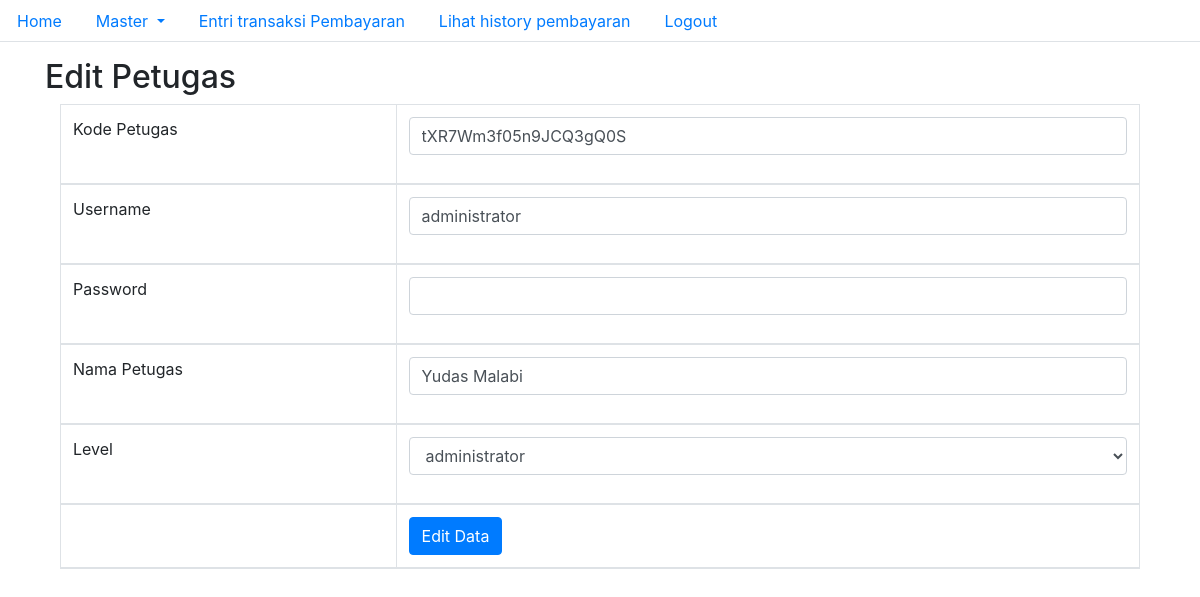
The page /dashboard/editPetugas.php?id_petugas=1 (signed in) on the database its author committed.
### tables this page shows
CREATE TABLE `tb_petugas` (
  `id_petugas` int(11) NOT NULL,
  `kode_petugas` varchar(50) NOT NULL,
  `username` varchar(25) NOT NULL,
  `password` varchar(255) NOT NULL,
  `nama_petugas` varchar(35) NOT NULL,
  `level` enum('administrator','petugas','siswa') NOT NULL
);

### configuration.php (called while the page is built, shortened)
<?php
class config
{
    private $server     = "localhost";
    private $user       = "root";
    private $pass       = "";
    private $database   = "ukk";
    protected function connect_database()
    {
        $this->db = new mysqli($this->server, $this->user, $this->pass, $this->database);
    }
}

### functions.php (called while the page is built, shortened)
<?php
require_once __DIR__ . "/configuration.php";
class fungsi extends config
{
    public function tampil($query)
    {
        $sql = $this->db->query($query);
        $arr = array();
        while ($row = $sql->fetch_assoc()) {
            $arr[] = $row;
        }
        return $arr;
    }
}
$init = new fungsi();

### dashboard/editPetugas.php (the view, shortened to what this page needs)
<?php
require_once __DIR__ . "/template/navbar.php";
if (isset($_GET['id_petugas'])) {
    $id = abs(intval($_GET['id_petugas']));
    $hitung = $init->hitung("SELECT * FROM tb_petugas WHERE id_petugas = '$id'");
    if ($hitung > 0) {
        $sql = $init->tampil("SELECT * FROM tb_petugas WHERE id_petugas = '$id'")[0];
    } else {
        echo "<script>alert('Parameter tidak valid')</script>";
        echo "<script>document.location='petugas.php'</script>";
        exit;
    }
} else {
    echo "<script>alert('Parameter tidak valid')</script>";
    echo "<script>document.location='petugas.php'</script>";
    exit;
}
?>
<!DOCTYPE html>
<html lang="en">
<head>
</head>
<body>
    <div class="container">
        <div class="row">
            <div class="col-12 col-lg-12 mt-3">
                <h2>Edit Petugas</h2>
            </div>
        </div>
        <div class="col-12 col-lg-12">
            <table class="table table-bordered">
                <form action="" method="POST">
                    <thead>
                        <tr>
                            <td>Kode Petugas</td>
                            <td>
                                <div class="form-group">
                                    <input type="text" name="kode_petugas" autocomplete="off" class="form-control" value="<?= htmlspecialchars($sql['kode_petugas']); ?>">
                                </div>
                            </td>
                        </tr>
                        <tr>
                            <td>Username</td>
                            <td>
                                <div class="form-group">
                                    <input type="text" name="username" autocomplete="off" class="form-control" value="<?= htmlspecialchars($sql['username']); ?>">
                                </div>
                            </td>
                        </tr>
                        <tr>
                            <td>Password</td>
                            <td>
                                <div class="form-group">
                                    <input type="password" name="password" autocomplete="off" class="form-control" value="">
                                </div>
                            </td>
                        </tr>
                        <tr>
                            <td>Nama Petugas</td>
                            <td>
                                <div class="form-group">
                                    <input type="text" name="nama_petugas" autocomplete="off" class="form-control" value="<?= htmlspecialchars($sql['nama_petugas']); ?>">
                                </div>
                            </td>
                        </tr>
                        <tr>
                            <td>Level</td>
                            <td>
                                <div class="form-group">
                                    <select name="level" class="form-control">
                                        <option value="administrator" <?= $data = (htmlspecialchars($sql['level']) == 'administrator') ? 'selected' : '' ?>>administrator</option>
                                    </select>
                                </div>
                            </td>
                        </tr>
                        <tr>
                            <td></td>
                            <td>
                                <button type="submit" name="submit" class="btn btn-primary">Edit Data</button>
                            </td>
                        </tr>
                    </thead>
                </form>
            </table>
        </div>
    </div>
</body>
</html>
<?php
require_once __DIR__ . "/template/footer.php";
?>

### rows shown on the page
tb_petugas: kode_petugas "tXR7Wm3f05n9JCQ3gQ0S", username "administrator", nama_petugas "Yudas Malabi"
